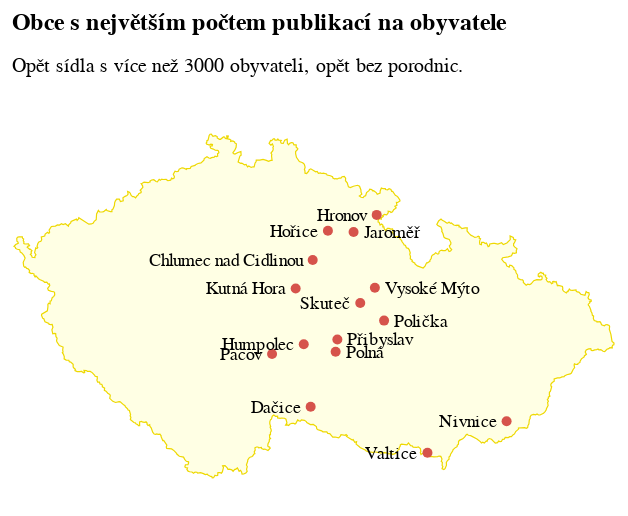

Source (notebook cell):
### Code cell
nad3000_knihy = mapka(
    filtr=final.filter(pl.col('obyvatel') > 3000).drop_nulls().sort(by='knih/obyvatel',descending=True), 
    vpravo=['Jaroměř','Polná','Přibyslav','Vysoké Mýto','Polička'],
    nadpis=["Obce s největším počtem publikací na obyvatele"],
    podnadpis=["Opět sídla s více než 3000 obyvateli, opět bez porodnic."],
    bez_porodnic=True,
    kolik=15
)

nad3000_knihy

### Figure 1 — Vega-Lite specification as saved in the notebook (floating-point values rounded to 4 significant figures; data arrays with more than 128 entries replaced by an {"elided": "..."} marker saying what was removed)
{"config": {"title": {"font": "Noticia Text", "fontSize": 12, "anchor": "start", "lineHeight": 19, "fontWeight": "bolder", "subtitleFont": "Noticia Text", "subtitleFontSize": 10, "subtitleLineHeight": 15, "subtitlePadding": 10, "dy": -10}, "axis": {"labelFont": "Asap", "titleFont": "Asap", "fontWeight": "lighter", "titleFontWeight": "lighter", "labelFontSize": 9, "titleFontSize": 9, "labelPadding": 2, "titlePadding": 9, "domainOpacity": 0, "tickColor": "#DCDDD6"}, "legend": {"labelFont": "Asap", "labelFontWeight": "normal", "titleFont": "Asap", "titleFontWeight": "normal", "labelFontSize": 9, "titleFontSize": 9}}, "layer": [{"data": {"values": [{"id": "0", "type": "Feature", "properties": {}, "geometry": {"type": "Polygon", "coordinates": {"elided": "1x1056x2 float values"}}, "bbox": [12.09, 48.55, 18.86, 51.06]}]}, "mark": {"type": "geoshape", "fill": "#FFFFE4", "filled": true, "stroke": "#EED801", "strokeWidth": 0.6}, "title": {"text": ["Obce s největším počtem publikací na obyvatele"], "subtitle": ["Opět sídla s více než 3000 obyvateli, opět bez porodnic."]}}, {"data": {"name": "data-4f0827dbe83255acd07863b1ded75509"}, "mark": {"type": "circle", "color": "#D6534B", "opacity": 1, "size": 25}, "encoding": {"latitude": {"field": "latitude", "type": "quantitative"}, "longitude": {"field": "longitude", "type": "quantitative"}}}, {"data": {"name": "data-2a8248712c21554ee113460d6d1c0ff3"}, "mark": {"type": "text", "align": "left", "baseline": "middle", "dx": 5, "dy": 0, "font": "Asap", "fontSize": 9}, "encoding": {"latitude": {"field": "latitude", "type": "quantitative"}, "longitude": {"field": "longitude", "type": "quantitative"}, "text": {"field": "rodna_obec", "type": "nominal"}}}, {"data": {"name": "data-27beecbf51243d789ce1dfa7fc6fad6d"}, "mark": {"type": "text", "align": "right", "baseline": "middle", "dx": -5, "dy": 0, "font": "Asap", "fontSize": 9}, "encoding": {"latitude": {"field": "latitude", "type": "quantitative"}, "longitude": {"field": "longitude", "type": "quantitative"}, "text": {"field": "rodna_obec", "type": "nominal"}}}, {"data": {"name": "data-d751713988987e9331980363e24189ce"}, "mark": {"type": "text", "align": "center", "baseline": "middle", "dx": 0, "dy": 7.5, "font": "Asap", "fontSize": 9}, "encoding": {"latitude": {"field": "latitude", "type": "quantitative"}, "longitude": {"field": "longitude", "type": "quantitative"}, "text": {"field": "rodna_obec", "type": "nominal"}}}], "height": 200, "width": 300, "$schema": "https://vega.github.io/schema/vega-lite/v5.8.0.json", "datasets": {"data-4f0827dbe83255acd07863b1ded75509": [{"rodna_obec": "Nivnice", "knih": 457, "rodna_obec_right": "Nivnice", "rodaku": 6, "name": "Nivnice", "obyvatel": 3373, "longitude": 17.65, "latitude": 48.97, "rodaku/obyvatel": 0.001779, "knih/obyvatel": 0.1355, "delka_nazvu": 7}, {"rodna_obec": "Hořice", "knih": 651, "rodna_obec_right": "Hořice", "rodaku": 91, "name": "Hořice", "obyvatel": 8587, "longitude": 15.63, "latitude": 50.37, "rodaku/obyvatel": 0.0106, "knih/obyvatel": 0.07581, "delka_nazvu": 6}, {"rodna_obec": "Chlumec nad Cidlinou", "knih": 375, "rodna_obec_right": "Chlumec nad Cidlinou", "rodaku": 64, "name": "Chlumec nad Cidlinou", "obyvatel": 5592, "longitude": 15.46, "latitude": 50.15, "rodaku/obyvatel": 0.01144, "knih/obyvatel": 0.06706, "delka_nazvu": 20}, {"rodna_obec": "Polička", "knih": 584, "rodna_obec_right": "Polička", "rodaku": 116, "name": "Polička", "obyvatel": 8939, "longitude": 16.27, "latitude": 49.71, "rodaku/obyvatel": 0.01298, "knih/obyvatel": 0.06533, "delka_nazvu": 7}, {"rodna_obec": "Pacov", "knih": 296, "rodna_obec_right": "Pacov", "rodaku": 38, "name": "Pacov", "obyvatel": 4749, "longitude": 15.0, "latitude": 49.47, "rodaku/obyvatel": 0.008002, "knih/obyvatel": 0.06233, "delka_nazvu": 5}, {"rodna_obec": "Vysoké Mýto", "knih": 737, "rodna_obec_right": "Vysoké Mýto", "rodaku": 141, "name": "Vysoké Mýto", "obyvatel": 12412, "longitude": 16.16, "latitude": 49.95, "rodaku/obyvatel": 0.01136, "knih/obyvatel": 0.05938, "delka_nazvu": 11}, {"rodna_obec": "Kutná Hora", "knih": 1241, "rodna_obec_right": "Kutná Hora", "rodaku": 215, "name": "Kutná Hora", "obyvatel": 21556, "longitude": 15.27, "latitude": 49.95, "rodaku/obyvatel": 0.009974, "knih/obyvatel": 0.05757, "delka_nazvu": 10}, {"rodna_obec": "Skuteč", "knih": 290, "rodna_obec_right": "Skuteč", "rodaku": 36, "name": "Skuteč", "obyvatel": 5042, "longitude": 16.0, "latitude": 49.84, "rodaku/obyvatel": 0.00714, "knih/obyvatel": 0.05752, "delka_nazvu": 6}, {"rodna_obec": "Jaroměř", "knih": 699, "rodna_obec_right": "Jaroměř", "rodaku": 106, "name": "Jaroměř", "obyvatel": 12541, "longitude": 15.92, "latitude": 50.36, "rodaku/obyvatel": 0.008452, "knih/obyvatel": 0.05574, "delka_nazvu": 7}, {"rodna_obec": "Valtice", "knih": 191, "rodna_obec_right": "Valtice", "rodaku": 59, "name": "Valtice", "obyvatel": 3593, "longitude": 16.75, "latitude": 48.74, "rodaku/obyvatel": 0.01642, "knih/obyvatel": 0.05316, "delka_nazvu": 7}, {"rodna_obec": "Přibyslav", "knih": 200, "rodna_obec_right": "Přibyslav", "rodaku": 19, "name": "Přibyslav", "obyvatel": 4041, "longitude": 15.74, "latitude": 49.58, "rodaku/obyvatel": 0.004702, "knih/obyvatel": 0.04949, "delka_nazvu": 9}, {"rodna_obec": "Humpolec", "knih": 538, "rodna_obec_right": "Humpolec", "rodaku": 92, "name": "Humpolec", "obyvatel": 11447, "longitude": 15.36, "latitude": 49.54, "rodaku/obyvatel": 0.008037, "knih/obyvatel": 0.047, "delka_nazvu": 8}, {"rodna_obec": "Polná", "knih": 243, "rodna_obec_right": "Polná", "rodaku": 26, "name": "Polná", "obyvatel": 5230, "longitude": 15.72, "latitude": 49.49, "rodaku/obyvatel": 0.004971, "knih/obyvatel": 0.04646, "delka_nazvu": 5}, {"rodna_obec": "Dačice", "knih": 330, "rodna_obec_right": "Dačice", "rodaku": 76, "name": "Dačice", "obyvatel": 7228, "longitude": 15.44, "latitude": 49.08, "rodaku/obyvatel": 0.01051, "knih/obyvatel": 0.04566, "delka_nazvu": 6}, {"rodna_obec": "Hronov", "knih": 267, "rodna_obec_right": "Hronov", "rodaku": 25, "name": "Hronov", "obyvatel": 6096, "longitude": 16.18, "latitude": 50.48, "rodaku/obyvatel": 0.004101, "knih/obyvatel": 0.0438, "delka_nazvu": 6}], "data-2a8248712c21554ee113460d6d1c0ff3": [{"rodna_obec": "Polička", "knih": 584, "rodna_obec_right": "Polička", "rodaku": 116, "name": "Polička", "obyvatel": 8939, "longitude": 16.27, "latitude": 49.71, "rodaku/obyvatel": 0.01298, "knih/obyvatel": 0.06533, "delka_nazvu": 7}, {"rodna_obec": "Vysoké Mýto", "knih": 737, "rodna_obec_right": "Vysoké Mýto", "rodaku": 141, "name": "Vysoké Mýto", "obyvatel": 12412, "longitude": 16.16, "latitude": 49.95, "rodaku/obyvatel": 0.01136, "knih/obyvatel": 0.05938, "delka_nazvu": 11}, {"rodna_obec": "Jaroměř", "knih": 699, "rodna_obec_right": "Jaroměř", "rodaku": 106, "name": "Jaroměř", "obyvatel": 12541, "longitude": 15.92, "latitude": 50.36, "rodaku/obyvatel": 0.008452, "knih/obyvatel": 0.05574, "delka_nazvu": 7}, {"rodna_obec": "Přibyslav", "knih": 200, "rodna_obec_right": "Přibyslav", "rodaku": 19, "name": "Přibyslav", "obyvatel": 4041, "longitude": 15.74, "latitude": 49.58, "rodaku/obyvatel": 0.004702, "knih/obyvatel": 0.04949, "delka_nazvu": 9}, {"rodna_obec": "Polná", "knih": 243, "rodna_obec_right": "Polná", "rodaku": 26, "name": "Polná", "obyvatel": 5230, "longitude": 15.72, "latitude": 49.49, "rodaku/obyvatel": 0.004971, "knih/obyvatel": 0.04646, "delka_nazvu": 5}], "data-27beecbf51243d789ce1dfa7fc6fad6d": [{"rodna_obec": "Nivnice", "knih": 457, "rodna_obec_right": "Nivnice", "rodaku": 6, "name": "Nivnice", "obyvatel": 3373, "longitude": 17.65, "latitude": 48.97, "rodaku/obyvatel": 0.001779, "knih/obyvatel": 0.1355, "delka_nazvu": 7}, {"rodna_obec": "Hořice", "knih": 651, "rodna_obec_right": "Hořice", "rodaku": 91, "name": "Hořice", "obyvatel": 8587, "longitude": 15.63, "latitude": 50.37, "rodaku/obyvatel": 0.0106, "knih/obyvatel": 0.07581, "delka_nazvu": 6}, {"rodna_obec": "Chlumec nad Cidlinou", "knih": 375, "rodna_obec_right": "Chlumec nad Cidlinou", "rodaku": 64, "name": "Chlumec nad Cidlinou", "obyvatel": 5592, "longitude": 15.46, "latitude": 50.15, "rodaku/obyvatel": 0.01144, "knih/obyvatel": 0.06706, "delka_nazvu": 20}, {"rodna_obec": "Pacov", "knih": 296, "rodna_obec_right": "Pacov", "rodaku": 38, "name": "Pacov", "obyvatel": 4749, "longitude": 15.0, "latitude": 49.47, "rodaku/obyvatel": 0.008002, "knih/obyvatel": 0.06233, "delka_nazvu": 5}, {"rodna_obec": "Kutná Hora", "knih": 1241, "rodna_obec_right": "Kutná Hora", "rodaku": 215, "name": "Kutná Hora", "obyvatel": 21556, "longitude": 15.27, "latitude": 49.95, "rodaku/obyvatel": 0.009974, "knih/obyvatel": 0.05757, "delka_nazvu": 10}, {"rodna_obec": "Skuteč", "knih": 290, "rodna_obec_right": "Skuteč", "rodaku": 36, "name": "Skuteč", "obyvatel": 5042, "longitude": 16.0, "latitude": 49.84, "rodaku/obyvatel": 0.00714, "knih/obyvatel": 0.05752, "delka_nazvu": 6}, {"rodna_obec": "Valtice", "knih": 191, "rodna_obec_right": "Valtice", "rodaku": 59, "name": "Valtice", "obyvatel": 3593, "longitude": 16.75, "latitude": 48.74, "rodaku/obyvatel": 0.01642, "knih/obyvatel": 0.05316, "delka_nazvu": 7}, {"rodna_obec": "Humpolec", "knih": 538, "rodna_obec_right": "Humpolec", "rodaku": 92, "name": "Humpolec", "obyvatel": 11447, "longitude": 15.36, "latitude": 49.54, "rodaku/obyvatel": 0.008037, "knih/obyvatel": 0.047, "delka_nazvu": 8}, {"rodna_obec": "Dačice", "knih": 330, "rodna_obec_right": "Dačice", "rodaku": 76, "name": "Dačice", "obyvatel": 7228, "longitude": 15.44, "latitude": 49.08, "rodaku/obyvatel": 0.01051, "knih/obyvatel": 0.04566, "delka_nazvu": 6}, {"rodna_obec": "Hronov", "knih": 267, "rodna_obec_right": "Hronov", "rodaku": 25, "name": "Hronov", "obyvatel": 6096, "longitude": 16.18, "latitude": 50.48, "rodaku/obyvatel": 0.004101, "knih/obyvatel": 0.0438, "delka_nazvu": 6}], "data-d751713988987e9331980363e24189ce": []}}
